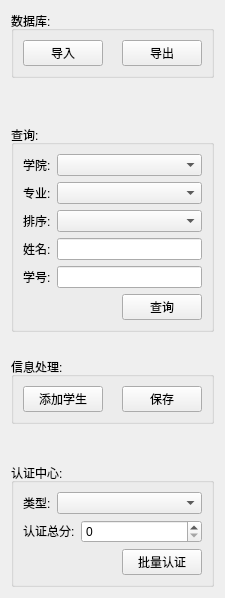
<?xml version="1.0" encoding="UTF-8"?>
<ui version="4.0">
 <class>ControlPanel</class>
 <widget class="QWidget" name="ControlPanel">
  <property name="geometry">
   <rect>
    <x>0</x>
    <y>0</y>
    <width>215</width>
    <height>598</height>
   </rect>
  </property>
  <property name="sizePolicy">
   <sizepolicy hsizetype="Fixed" vsizetype="Preferred">
    <horstretch>0</horstretch>
    <verstretch>0</verstretch>
   </sizepolicy>
  </property>
  <property name="windowTitle">
   <string>Form</string>
  </property>
  <layout class="QVBoxLayout" name="verticalLayout_7">
   <item>
    <widget class="QGroupBox" name="dbGroupBox">
     <property name="sizePolicy">
      <sizepolicy hsizetype="Expanding" vsizetype="Fixed">
       <horstretch>0</horstretch>
       <verstretch>0</verstretch>
      </sizepolicy>
     </property>
     <property name="title">
      <string>数据库:</string>
     </property>
     <layout class="QVBoxLayout" name="verticalLayout_4">
      <item>
       <layout class="QHBoxLayout" name="horizontalLayout_8">
        <item>
         <widget class="QPushButton" name="impBtn">
          <property name="sizePolicy">
           <sizepolicy hsizetype="Fixed" vsizetype="Fixed">
            <horstretch>0</horstretch>
            <verstretch>0</verstretch>
           </sizepolicy>
          </property>
          <property name="text">
           <string>导入</string>
          </property>
         </widget>
        </item>
        <item>
         <spacer name="horizontalSpacer_2">
          <property name="orientation">
           <enum>Qt::Horizontal</enum>
          </property>
          <property name="sizeHint" stdset="0">
           <size>
            <width>13</width>
            <height>20</height>
           </size>
          </property>
         </spacer>
        </item>
        <item>
         <widget class="QPushButton" name="expBtn">
          <property name="sizePolicy">
           <sizepolicy hsizetype="Fixed" vsizetype="Fixed">
            <horstretch>0</horstretch>
            <verstretch>0</verstretch>
           </sizepolicy>
          </property>
          <property name="text">
           <string>导出</string>
          </property>
         </widget>
        </item>
       </layout>
      </item>
     </layout>
    </widget>
   </item>
   <item>
    <spacer name="verticalSpacer">
     <property name="orientation">
      <enum>Qt::Vertical</enum>
     </property>
     <property name="sizeHint" stdset="0">
      <size>
       <width>20</width>
       <height>44</height>
      </size>
     </property>
    </spacer>
   </item>
   <item>
    <widget class="QGroupBox" name="queryGrupBox">
     <property name="sizePolicy">
      <sizepolicy hsizetype="Expanding" vsizetype="Fixed">
       <horstretch>0</horstretch>
       <verstretch>0</verstretch>
      </sizepolicy>
     </property>
     <property name="title">
      <string>查询:</string>
     </property>
     <layout class="QVBoxLayout" name="verticalLayout_5">
      <item>
       <layout class="QVBoxLayout" name="verticalLayout">
        <item>
         <layout class="QHBoxLayout" name="horizontalLayout">
          <item>
           <widget class="QLabel" name="collegeLabel">
            <property name="text">
             <string>学院:</string>
            </property>
            <property name="buddy">
             <cstring>collegeComboBox</cstring>
            </property>
           </widget>
          </item>
          <item>
           <widget class="QComboBox" name="collegeComboBox">
            <property name="sizePolicy">
             <sizepolicy hsizetype="Expanding" vsizetype="Fixed">
              <horstretch>0</horstretch>
              <verstretch>0</verstretch>
             </sizepolicy>
            </property>
           </widget>
          </item>
         </layout>
        </item>
        <item>
         <layout class="QHBoxLayout" name="horizontalLayout_2">
          <item>
           <widget class="QLabel" name="classLabel">
            <property name="text">
             <string>专业:</string>
            </property>
            <property name="buddy">
             <cstring>classComboBox</cstring>
            </property>
           </widget>
          </item>
          <item>
           <widget class="QComboBox" name="classComboBox">
            <property name="sizePolicy">
             <sizepolicy hsizetype="Expanding" vsizetype="Fixed">
              <horstretch>0</horstretch>
              <verstretch>0</verstretch>
             </sizepolicy>
            </property>
           </widget>
          </item>
         </layout>
        </item>
        <item>
         <layout class="QHBoxLayout" name="horizontalLayout_11">
          <item>
           <widget class="QLabel" name="sortRuLabel">
            <property name="text">
             <string>排序:</string>
            </property>
            <property name="buddy">
             <cstring>sortRuComboBox</cstring>
            </property>
           </widget>
          </item>
          <item>
           <widget class="QComboBox" name="sortRuComboBox">
            <property name="sizePolicy">
             <sizepolicy hsizetype="Expanding" vsizetype="Fixed">
              <horstretch>0</horstretch>
              <verstretch>0</verstretch>
             </sizepolicy>
            </property>
           </widget>
          </item>
         </layout>
        </item>
        <item>
         <layout class="QHBoxLayout" name="horizontalLayout_3">
          <item>
           <widget class="QLabel" name="stuNameLabel">
            <property name="sizePolicy">
             <sizepolicy hsizetype="Fixed" vsizetype="Fixed">
              <horstretch>0</horstretch>
              <verstretch>0</verstretch>
             </sizepolicy>
            </property>
            <property name="text">
             <string>姓名:</string>
            </property>
           </widget>
          </item>
          <item>
           <widget class="QLineEdit" name="stuNameLineEdit"/>
          </item>
         </layout>
        </item>
        <item>
         <layout class="QHBoxLayout" name="horizontalLayout_10">
          <item>
           <widget class="QLabel" name="stuIdLabel">
            <property name="sizePolicy">
             <sizepolicy hsizetype="Fixed" vsizetype="Fixed">
              <horstretch>0</horstretch>
              <verstretch>0</verstretch>
             </sizepolicy>
            </property>
            <property name="text">
             <string>学号:</string>
            </property>
           </widget>
          </item>
          <item>
           <widget class="QLineEdit" name="stuIdLineEdit"/>
          </item>
         </layout>
        </item>
        <item>
         <layout class="QHBoxLayout" name="horizontalLayout_4">
          <item>
           <spacer name="horizontalSpacer">
            <property name="orientation">
             <enum>Qt::Horizontal</enum>
            </property>
            <property name="sizeHint" stdset="0">
             <size>
              <width>68</width>
              <height>20</height>
             </size>
            </property>
           </spacer>
          </item>
          <item>
           <widget class="QPushButton" name="queryBtn">
            <property name="sizePolicy">
             <sizepolicy hsizetype="Fixed" vsizetype="Fixed">
              <horstretch>0</horstretch>
              <verstretch>0</verstretch>
             </sizepolicy>
            </property>
            <property name="text">
             <string>查询</string>
            </property>
           </widget>
          </item>
         </layout>
        </item>
       </layout>
      </item>
     </layout>
    </widget>
   </item>
   <item>
    <spacer name="verticalSpacer_2">
     <property name="orientation">
      <enum>Qt::Vertical</enum>
     </property>
     <property name="sizeHint" stdset="0">
      <size>
       <width>20</width>
       <height>23</height>
      </size>
     </property>
    </spacer>
   </item>
   <item>
    <widget class="QGroupBox" name="dealDataGroupBox">
     <property name="sizePolicy">
      <sizepolicy hsizetype="MinimumExpanding" vsizetype="Fixed">
       <horstretch>0</horstretch>
       <verstretch>0</verstretch>
      </sizepolicy>
     </property>
     <property name="title">
      <string>信息处理:</string>
     </property>
     <layout class="QVBoxLayout" name="verticalLayout_3">
      <item>
       <layout class="QHBoxLayout" name="horizontalLayout_5">
        <item>
         <widget class="QPushButton" name="addStuBtn">
          <property name="sizePolicy">
           <sizepolicy hsizetype="Fixed" vsizetype="Fixed">
            <horstretch>0</horstretch>
            <verstretch>0</verstretch>
           </sizepolicy>
          </property>
          <property name="text">
           <string>添加学生</string>
          </property>
         </widget>
        </item>
        <item>
         <spacer name="horizontalSpacer_4">
          <property name="orientation">
           <enum>Qt::Horizontal</enum>
          </property>
          <property name="sizeHint" stdset="0">
           <size>
            <width>13</width>
            <height>20</height>
           </size>
          </property>
         </spacer>
        </item>
        <item>
         <widget class="QPushButton" name="saveBtn">
          <property name="sizePolicy">
           <sizepolicy hsizetype="Fixed" vsizetype="Fixed">
            <horstretch>0</horstretch>
            <verstretch>0</verstretch>
           </sizepolicy>
          </property>
          <property name="text">
           <string>保存</string>
          </property>
         </widget>
        </item>
       </layout>
      </item>
     </layout>
    </widget>
   </item>
   <item>
    <spacer name="verticalSpacer_3">
     <property name="orientation">
      <enum>Qt::Vertical</enum>
     </property>
     <property name="sizeHint" stdset="0">
      <size>
       <width>20</width>
       <height>36</height>
      </size>
     </property>
    </spacer>
   </item>
   <item>
    <widget class="QGroupBox" name="certifiedGroupBox">
     <property name="sizePolicy">
      <sizepolicy hsizetype="Expanding" vsizetype="Fixed">
       <horstretch>0</horstretch>
       <verstretch>0</verstretch>
      </sizepolicy>
     </property>
     <property name="title">
      <string>认证中心:</string>
     </property>
     <layout class="QVBoxLayout" name="verticalLayout_6">
      <item>
       <layout class="QVBoxLayout" name="verticalLayout_2">
        <item>
         <layout class="QHBoxLayout" name="horizontalLayout_6">
          <item>
           <widget class="QLabel" name="certifiedType">
            <property name="sizePolicy">
             <sizepolicy hsizetype="Fixed" vsizetype="Fixed">
              <horstretch>0</horstretch>
              <verstretch>0</verstretch>
             </sizepolicy>
            </property>
            <property name="text">
             <string>类型:</string>
            </property>
            <property name="buddy">
             <cstring>graduateTypeCmb</cstring>
            </property>
           </widget>
          </item>
          <item>
           <widget class="QComboBox" name="graduateTypeCmb">
            <property name="sizePolicy">
             <sizepolicy hsizetype="Expanding" vsizetype="Fixed">
              <horstretch>0</horstretch>
              <verstretch>0</verstretch>
             </sizepolicy>
            </property>
           </widget>
          </item>
         </layout>
        </item>
        <item>
         <layout class="QHBoxLayout" name="horizontalLayout_9">
          <item>
           <widget class="QLabel" name="totalMarkLabel">
            <property name="sizePolicy">
             <sizepolicy hsizetype="Fixed" vsizetype="Fixed">
              <horstretch>0</horstretch>
              <verstretch>0</verstretch>
             </sizepolicy>
            </property>
            <property name="text">
             <string>认证总分:</string>
            </property>
            <property name="buddy">
             <cstring>certifiedSpinBox</cstring>
            </property>
           </widget>
          </item>
          <item>
           <widget class="QSpinBox" name="certifiedSpinBox">
            <property name="sizePolicy">
             <sizepolicy hsizetype="Expanding" vsizetype="Fixed">
              <horstretch>0</horstretch>
              <verstretch>0</verstretch>
             </sizepolicy>
            </property>
           </widget>
          </item>
         </layout>
        </item>
        <item>
         <layout class="QHBoxLayout" name="horizontalLayout_7">
          <item>
           <spacer name="horizontalSpacer_3">
            <property name="orientation">
             <enum>Qt::Horizontal</enum>
            </property>
            <property name="sizeHint" stdset="0">
             <size>
              <width>48</width>
              <height>20</height>
             </size>
            </property>
           </spacer>
          </item>
          <item>
           <widget class="QPushButton" name="batchCertifiedBtn">
            <property name="sizePolicy">
             <sizepolicy hsizetype="Fixed" vsizetype="Fixed">
              <horstretch>0</horstretch>
              <verstretch>0</verstretch>
             </sizepolicy>
            </property>
            <property name="text">
             <string>批量认证</string>
            </property>
           </widget>
          </item>
         </layout>
        </item>
       </layout>
      </item>
     </layout>
    </widget>
   </item>
  </layout>
 </widget>
 <resources/>
 <connections/>
</ui>
